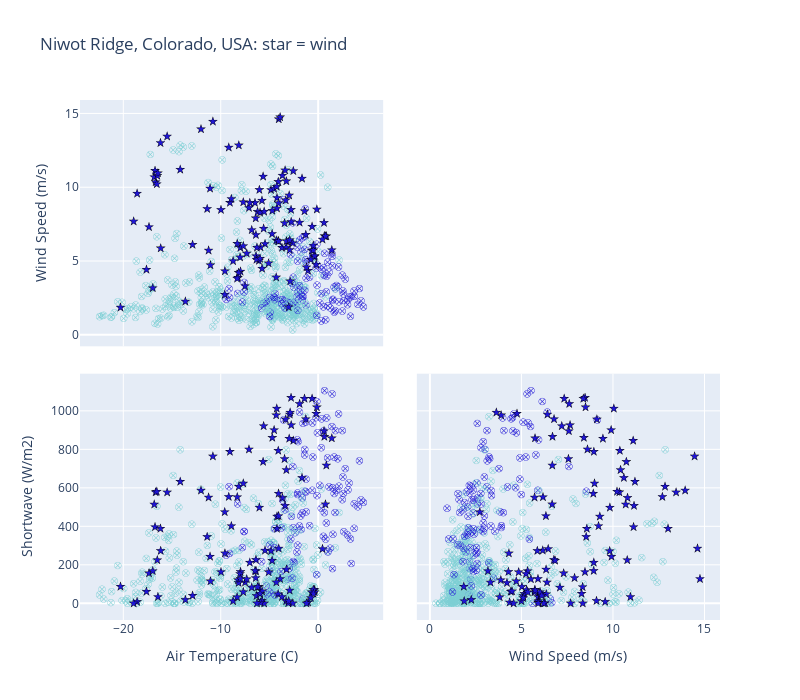

Here is the notebook cell this chart was saved with:
### Code cell
# State which site we are working with 
# df = df_unload.copy(deep=True)
df = df_sub.copy(deep=True)


# Some constatns 
colorscaled = [[0., colorsnowunload], [1, colorsnow]]
index_vals = df['CD']
index_symbols = df['Classsymbol']

fig = go.Figure()
fig.add_trace(go.Splom(dimensions=[dict(label=nametemp, values=df['temp']),
                                   dict(label=namewind, values=df['windspeed']),
                                   dict(label=nameSW,   values=df['shortwave'])],
                                   marker=dict(color=index_vals, colorscale=colorscaled, symbol=index_symbols, showscale=False, line_color='black', line_width=0.5, size=7),
                                   showlegend=False, showupperhalf=False, diagonal_visible=False,
                      ))

# Other options
#showupperhalf=False, diagonal_visible=False
#marker=dict(show scale=False)

# fig.update_traces(showlegend=True, legendgroup=index_symbols, selector=dict(mode='spolm'))
# fig.update_traces(showlegend=True)

fig.update_layout(title='Niwot Ridge, Colorado, USA: star = wind', width=800, height=700, dragmode='select')

fig.show()

### Figure 1 — Plotly figure (JSON) as saved in the notebook; plotly's stock layout.template omitted (floating-point values rounded to 4 significant figures; data arrays with more than 128 entries replaced by an {"elided": "..."} marker saying what was removed)
{"data": [{"diagonal": {"visible": false}, "dimensions": [{"label": "Air Temperature (C)", "values": {"elided": "695 float values"}}, {"label": "Wind Speed (m/s)", "values": {"elided": "695 float values"}}, {"label": "Shortwave (W/m2)", "values": {"elided": "695 float values"}}], "marker": {"color": {"elided": "695 int values"}, "colorscale": [[0, "#1F15D5"], [1, "#7dcfd4"]], "line": {"color": "black", "width": 0.5}, "showscale": false, "size": 7, "symbol": {"elided": "695 int values"}}, "showlegend": false, "showupperhalf": false, "type": "splom"}], "layout": {"dragmode": "select", "height": 700, "title": {"text": "Niwot Ridge, Colorado, USA: star = wind"}, "width": 800, "xaxis": {"autorange": true, "range": [-24.44, 6.67], "type": "linear"}, "xaxis2": {"autorange": true, "range": [-0.7135, 15.85], "type": "linear"}, "yaxis2": {"autorange": true, "range": [-0.7773, 15.91], "type": "linear"}, "yaxis3": {"autorange": true, "range": [-86.72, 1193.0], "type": "linear"}}}
